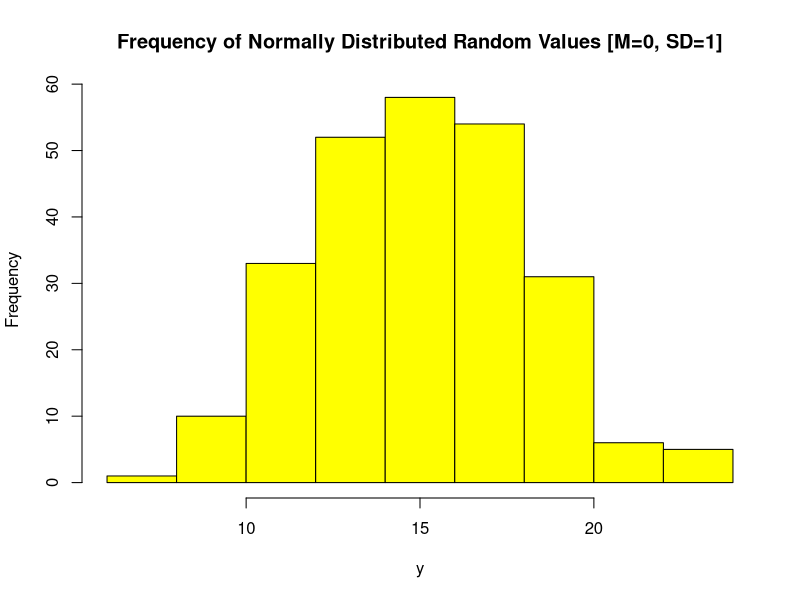
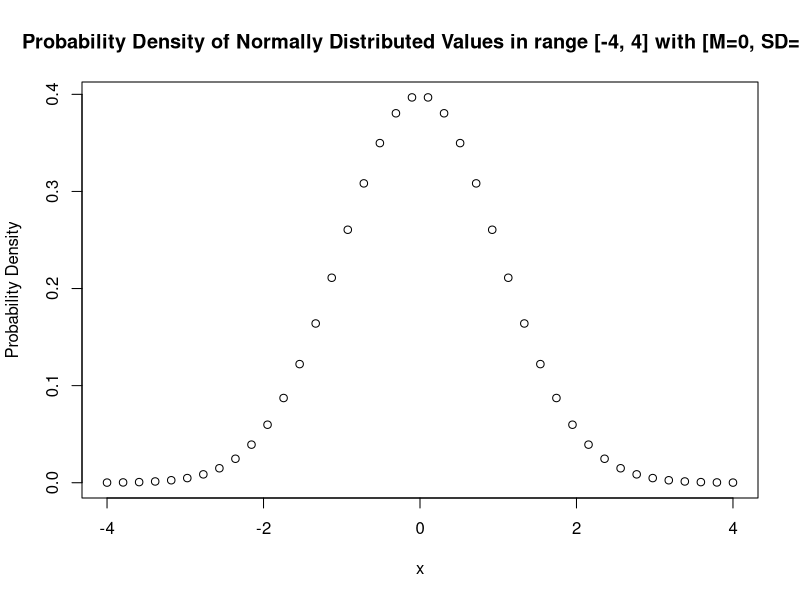
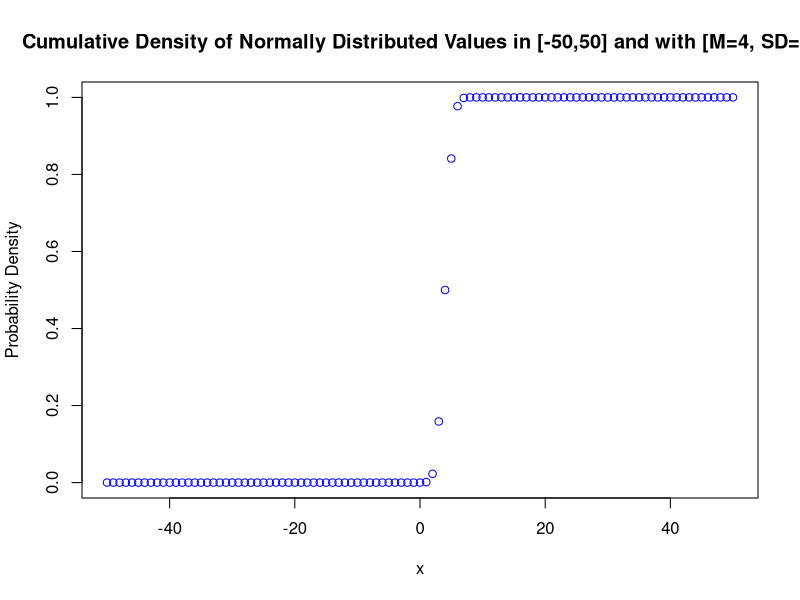

Write R code to recreate these figures, in order.
# Author:       Niall McGuinness
# Title:        Normal Distribution
# Description:  Illustrating concepts relating to normal distribution
# Date:         03/2022
# Version:      1.0
# See:          [UPDATED 30.3.22]
#               https://data-flair.training/blogs/normal-distribution-in-r/
#               http://www.sthda.com/english/wiki/line-types-in-r-lty
#               https://www.youtube.com/watch?v=lPOSwfxMd3c
#               https://statisticsglobe.com/increase-font-size-in-plot-in-r


# cat is the concatenate and print function 
# The string literal "\014" sends a CTRL + L to the console to clear it
cat("\014")

######################################### rnorm #########################################

#rnorm - used to generate N random values in a normal distribution

#generate a set of 25 random values with mean and SD
y <- rnorm(250, 15, 3)
hist(y, 
     main = "Frequency of Normally Distributed Random Values [M=0, SD=1]", 
     ylab = "Frequency",
     col = "yellow")

######################################### dnorm #########################################

#dnorm - used to generate a probability density over a normal distribution

x <- seq(-4, 4, length=40); x
y <- dnorm(x, 0, 1)
plot(x, y, 
     main="Probability Density of Normally Distributed Values in range [-4, 4] with [M=0, SD=1]",
     ylab="Probability Density")


######################################### pnorm #########################################

#pnorm - used to generate a cumulative density distribution function over a normal distribution

x <- -50:50
y <- pnorm(x, mean = 4, sd = 1)
plot(x,y,  
     main = "Cumulative Density of Normally Distributed Values in [-50,50] and with [M=4, SD=1]", 
     ylab = "Probability Density",
     col = "blue")

#pnorm - we can also use pnorm to calculate the percentile given X, M, and SD
grade <- 1800
mean <- 1500
sd <- 300
#zScore is 1
percentile <- pnorm(grade, mean, sd)
# percentile
print(paste("With a grade of", grade, ",Pam is in the", round(100*percentile,1), "percentile!"))

######################################### qnorm #########################################

#qnorm - we can use qnorm to convert from a percentile to a Z-score 
zScore <- qnorm(percentile); zScore
originalGrade <- zScore * sd + mean 
print(paste("With a percentile of ", percentile, ". Pam's original grade is", originalGrade))
